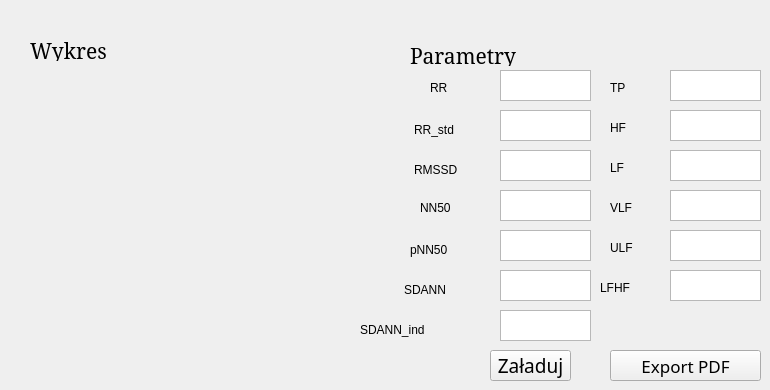
        <widget class="QWidget" name="tab_4">
         <attribute name="title">
          <string>HRV1</string>
         </attribute>
         <widget class="QPushButton" name="HRV1_zaladuj_button">
          <property name="geometry">
           <rect>
            <x>490</x>
            <y>350</y>
            <width>81</width>
            <height>31</height>
           </rect>
          </property>
          <property name="sizePolicy">
           <sizepolicy hsizetype="Fixed" vsizetype="Fixed">
            <horstretch>0</horstretch>
            <verstretch>0</verstretch>
           </sizepolicy>
          </property>
          <property name="minimumSize">
           <size>
            <width>81</width>
            <height>31</height>
           </size>
          </property>
          <property name="maximumSize">
           <size>
            <width>81</width>
            <height>31</height>
           </size>
          </property>
          <property name="font">
           <font>
            <family>Monotype Corsiva</family>
            <pointsize>14</pointsize>
           </font>
          </property>
          <property name="text">
           <string>Załaduj</string>
          </property>
         </widget>
         <widget class="QLabel" name="HRV1_label_wykres">
          <property name="geometry">
           <rect>
            <x>30</x>
            <y>40</y>
            <width>121</width>
            <height>21</height>
           </rect>
          </property>
          <property name="sizePolicy">
           <sizepolicy hsizetype="Expanding" vsizetype="Fixed">
            <horstretch>0</horstretch>
            <verstretch>0</verstretch>
           </sizepolicy>
          </property>
          <property name="minimumSize">
           <size>
            <width>121</width>
            <height>21</height>
           </size>
          </property>
          <property name="maximumSize">
           <size>
            <width>130</width>
            <height>21</height>
           </size>
          </property>
          <property name="font">
           <font>
            <family>MS Serif</family>
            <pointsize>16</pointsize>
           </font>
          </property>
          <property name="text">
           <string>Wykres</string>
          </property>
         </widget>
         <widget class="QLabel" name="HRV1_label_1">
          <property name="geometry">
           <rect>
            <x>410</x>
            <y>45</y>
            <width>241</width>
            <height>21</height>
           </rect>
          </property>
          <property name="sizePolicy">
           <sizepolicy hsizetype="Expanding" vsizetype="Fixed">
            <horstretch>0</horstretch>
            <verstretch>0</verstretch>
           </sizepolicy>
          </property>
          <property name="minimumSize">
           <size>
            <width>241</width>
            <height>21</height>
           </size>
          </property>
          <property name="maximumSize">
           <size>
            <width>250</width>
            <height>21</height>
           </size>
          </property>
          <property name="font">
           <font>
            <family>MS Serif</family>
            <pointsize>16</pointsize>
           </font>
          </property>
          <property name="text">
           <string>Parametry</string>
          </property>
         </widget>
         <widget class="QPushButton" name="HRV1_to_pdf">
          <property name="geometry">
           <rect>
            <x>610</x>
            <y>350</y>
            <width>151</width>
            <height>31</height>
           </rect>
          </property>
          <property name="sizePolicy">
           <sizepolicy hsizetype="Fixed" vsizetype="Fixed">
            <horstretch>0</horstretch>
            <verstretch>0</verstretch>
           </sizepolicy>
          </property>
          <property name="minimumSize">
           <size>
            <width>151</width>
            <height>31</height>
           </size>
          </property>
          <property name="maximumSize">
           <size>
            <width>151</width>
            <height>31</height>
           </size>
          </property>
          <property name="font">
           <font>
            <family>Monotype Corsiva</family>
            <pointsize>13</pointsize>
           </font>
          </property>
          <property name="text">
           <string>Export PDF</string>
          </property>
         </widget>
         <widget class="QTextBrowser" name="textBrowser_11">
          <property name="geometry">
           <rect>
            <x>670</x>
            <y>190</y>
            <width>91</width>
            <height>31</height>
           </rect>
          </property>
         </widget>
         <widget class="QLabel" name="label_10">
          <property name="geometry">
           <rect>
            <x>404</x>
            <y>280</y>
            <width>81</width>
            <height>20</height>
           </rect>
          </property>
          <property name="text">
           <string>SDANN</string>
          </property>
         </widget>
         <widget class="QLabel" name="label_9">
          <property name="geometry">
           <rect>
            <x>610</x>
            <y>160</y>
            <width>55</width>
            <height>16</height>
           </rect>
          </property>
          <property name="text">
           <string>LF</string>
          </property>
         </widget>
         <widget class="QLabel" name="label_6">
          <property name="geometry">
           <rect>
            <x>420</x>
            <y>200</y>
            <width>55</width>
            <height>16</height>
           </rect>
          </property>
          <property name="text">
           <string>NN50</string>
          </property>
         </widget>
         <widget class="QLabel" name="label_8">
          <property name="geometry">
           <rect>
            <x>610</x>
            <y>80</y>
            <width>55</width>
            <height>16</height>
           </rect>
          </property>
          <property name="text">
           <string>TP</string>
          </property>
         </widget>
         <widget class="QLabel" name="label_2">
          <property name="geometry">
           <rect>
            <x>414</x>
            <y>120</y>
            <width>71</width>
            <height>20</height>
           </rect>
          </property>
          <property name="text">
           <string>RR_std</string>
          </property>
         </widget>
         <widget class="QLabel" name="label">
          <property name="geometry">
           <rect>
            <x>430</x>
            <y>80</y>
            <width>55</width>
            <height>16</height>
           </rect>
          </property>
          <property name="text">
           <string>RR</string>
          </property>
         </widget>
         <widget class="QTextBrowser" name="textBrowser_12">
          <property name="geometry">
           <rect>
            <x>670</x>
            <y>270</y>
            <width>91</width>
            <height>31</height>
           </rect>
          </property>
         </widget>
         <widget class="QLabel" name="label_13">
          <property name="geometry">
           <rect>
            <x>610</x>
            <y>200</y>
            <width>55</width>
            <height>16</height>
           </rect>
          </property>
          <property name="text">
           <string>VLF</string>
          </property>
         </widget>
         <widget class="QTextBrowser" name="textBrowser_10">
          <property name="geometry">
           <rect>
            <x>670</x>
            <y>150</y>
            <width>91</width>
            <height>31</height>
           </rect>
          </property>
         </widget>
         <widget class="QTextBrowser" name="textBrowser_6">
          <property name="geometry">
           <rect>
            <x>500</x>
            <y>270</y>
            <width>91</width>
            <height>31</height>
           </rect>
          </property>
         </widget>
         <widget class="QTextBrowser" name="textBrowser_2">
          <property name="geometry">
           <rect>
            <x>500</x>
            <y>110</y>
            <width>91</width>
            <height>31</height>
           </rect>
          </property>
         </widget>
         <widget class="QLabel" name="label_7">
          <property name="geometry">
           <rect>
            <x>610</x>
            <y>120</y>
            <width>55</width>
            <height>16</height>
           </rect>
          </property>
          <property name="text">
           <string>HF</string>
          </property>
         </widget>
         <widget class="QTextBrowser" name="textBrowser_7">
          <property name="geometry">
           <rect>
            <x>500</x>
            <y>310</y>
            <width>91</width>
            <height>31</height>
           </rect>
          </property>
         </widget>
         <widget class="QTextBrowser" name="textBrowser">
          <property name="geometry">
           <rect>
            <x>500</x>
            <y>70</y>
            <width>91</width>
            <height>31</height>
           </rect>
          </property>
         </widget>
         <widget class="QTextBrowser" name="textBrowser_8">
          <property name="geometry">
           <rect>
            <x>670</x>
            <y>70</y>
            <width>91</width>
            <height>31</height>
           </rect>
          </property>
         </widget>
         <widget class="QLabel" name="label_12">
          <property name="geometry">
           <rect>
            <x>610</x>
            <y>240</y>
            <width>55</width>
            <height>16</height>
           </rect>
          </property>
          <property name="text">
           <string>ULF</string>
          </property>
         </widget>
         <widget class="QLabel" name="label_5">
          <property name="geometry">
           <rect>
            <x>414</x>
            <y>160</y>
            <width>71</width>
            <height>20</height>
           </rect>
          </property>
          <property name="text">
           <string>RMSSD</string>
          </property>
         </widget>
         <widget class="QTextBrowser" name="textBrowser_9">
          <property name="geometry">
           <rect>
            <x>670</x>
            <y>110</y>
            <width>91</width>
            <height>31</height>
           </rect>
          </property>
         </widget>
         <widget class="QTextBrowser" name="textBrowser_5">
          <property name="geometry">
           <rect>
            <x>500</x>
            <y>230</y>
            <width>91</width>
            <height>31</height>
           </rect>
          </property>
         </widget>
         <widget class="QTextBrowser" name="textBrowser_13">
          <property name="geometry">
           <rect>
            <x>670</x>
            <y>230</y>
            <width>91</width>
            <height>31</height>
           </rect>
          </property>
         </widget>
         <widget class="QLabel" name="label_4">
          <property name="geometry">
           <rect>
            <x>360</x>
            <y>320</y>
            <width>121</width>
            <height>20</height>
           </rect>
          </property>
          <property name="text">
           <string>SDANN_ind</string>
          </property>
         </widget>
         <widget class="QTextBrowser" name="textBrowser_3">
          <property name="geometry">
           <rect>
            <x>500</x>
            <y>150</y>
            <width>91</width>
            <height>31</height>
           </rect>
          </property>
         </widget>
         <widget class="QLabel" name="label_3">
          <property name="geometry">
           <rect>
            <x>410</x>
            <y>240</y>
            <width>71</width>
            <height>20</height>
           </rect>
          </property>
          <property name="text">
           <string>pNN50</string>
          </property>
         </widget>
         <widget class="QLabel" name="label_11">
          <property name="geometry">
           <rect>
            <x>600</x>
            <y>280</y>
            <width>55</width>
            <height>16</height>
           </rect>
          </property>
          <property name="text">
           <string>LFHF</string>
          </property>
         </widget>
         <widget class="QTextBrowser" name="textBrowser_4">
          <property name="geometry">
           <rect>
            <x>500</x>
            <y>190</y>
            <width>91</width>
            <height>31</height>
           </rect>
          </property>
         </widget>
         <widget class="Visualisation" name="HRV1_graph" native="true">
          <property name="geometry">
           <rect>
            <x>10</x>
            <y>70</y>
            <width>380</width>
            <height>220</height>
           </rect>
          </property>
          <property name="minimumSize">
           <size>
            <width>380</width>
            <height>220</height>
           </size>
          </property>
          <property name="maximumSize">
           <size>
            <width>380</width>
            <height>220</height>
           </size>
          </property>
         </widget>
        </widget>
